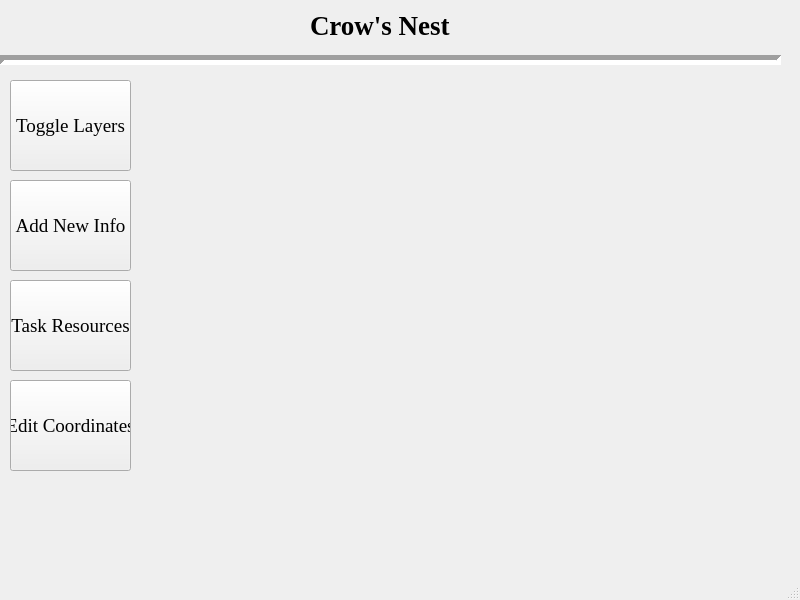
<?xml version="1.0" encoding="UTF-8"?>
<ui version="4.0">
 <class>MainWindow</class>
 <widget class="QMainWindow" name="MainWindow">
  <property name="geometry">
   <rect>
    <x>0</x>
    <y>0</y>
    <width>800</width>
    <height>600</height>
   </rect>
  </property>
  <property name="windowTitle">
   <string>Crow's Nest</string>
  </property>
  <property name="unifiedTitleAndToolBarOnMac">
   <bool>false</bool>
  </property>
  <widget class="QWidget" name="centralwidget">
   <widget class="QLabel" name="Header">
    <property name="geometry">
     <rect>
      <x>310</x>
      <y>10</y>
      <width>181</width>
      <height>31</height>
     </rect>
    </property>
    <property name="font">
     <font>
      <family>Times New Roman</family>
      <pointsize>20</pointsize>
      <weight>75</weight>
      <bold>true</bold>
     </font>
    </property>
    <property name="text">
     <string>Crow's Nest</string>
    </property>
   </widget>
   <widget class="Line" name="Separator">
    <property name="geometry">
     <rect>
      <x>0</x>
      <y>50</y>
      <width>781</width>
      <height>20</height>
     </rect>
    </property>
    <property name="lineWidth">
     <number>5</number>
    </property>
    <property name="orientation">
     <enum>Qt::Horizontal</enum>
    </property>
   </widget>

   <widget class="QWidget" name="Plot">
    <property name="geometry">
     <rect>
      <x>150</x>
      <y>80</y>
      <width>631</width>
      <height>481</height>
     </rect>
    </property>
   </widget>

   <widget class="QPushButton" name="toggleLayers">
    <property name="geometry">
     <rect>
      <x>10</x>
      <y>80</y>
      <width>121</width>
      <height>91</height>
     </rect>
    </property>
    <property name="sizePolicy">
     <sizepolicy hsizetype="Minimum" vsizetype="Fixed">
      <horstretch>0</horstretch>
      <verstretch>0</verstretch>
     </sizepolicy>
    </property>
    <property name="maximumSize">
     <size>
      <width>300</width>
      <height>16777215</height>
     </size>
    </property>
    <property name="font">
     <font>
      <family>Times New Roman</family>
      <pointsize>14</pointsize>
     </font>
    </property>
    <property name="text">
     <string>Toggle Layers</string>
    </property>
   </widget>
   <widget class="QPushButton" name="addNewInfo">
    <property name="geometry">
     <rect>
      <x>10</x>
      <y>180</y>
      <width>121</width>
      <height>91</height>
     </rect>
    </property>
    <property name="sizePolicy">
     <sizepolicy hsizetype="Minimum" vsizetype="Fixed">
      <horstretch>0</horstretch>
      <verstretch>0</verstretch>
     </sizepolicy>
    </property>
    <property name="maximumSize">
     <size>
      <width>300</width>
      <height>16777215</height>
     </size>
    </property>
    <property name="font">
     <font>
      <family>Times New Roman</family>
      <pointsize>14</pointsize>
     </font>
    </property>
    <property name="text">
     <string>Add New Info</string>
    </property>
   </widget>
   <widget class="QPushButton" name="taskResources">
    <property name="geometry">
     <rect>
      <x>10</x>
      <y>280</y>
      <width>121</width>
      <height>91</height>
     </rect>
    </property>
    <property name="sizePolicy">
     <sizepolicy hsizetype="Minimum" vsizetype="Fixed">
      <horstretch>0</horstretch>
      <verstretch>0</verstretch>
     </sizepolicy>
    </property>
    <property name="maximumSize">
     <size>
      <width>300</width>
      <height>16777215</height>
     </size>
    </property>
    <property name="font">
     <font>
      <family>Times New Roman</family>
      <pointsize>14</pointsize>
     </font>
    </property>
    <property name="text">
     <string>Task Resources</string>
    </property>
   </widget>
   <widget class="QPushButton" name="editCoords">
    <property name="geometry">
     <rect>
      <x>10</x>
      <y>380</y>
      <width>121</width>
      <height>91</height>
     </rect>
    </property>
    <property name="sizePolicy">
     <sizepolicy hsizetype="Minimum" vsizetype="Fixed">
      <horstretch>0</horstretch>
      <verstretch>0</verstretch>
     </sizepolicy>
    </property>
    <property name="maximumSize">
     <size>
      <width>300</width>
      <height>16777215</height>
     </size>
    </property>
    <property name="font">
     <font>
      <family>Times New Roman</family>
      <pointsize>14</pointsize>
     </font>
    </property>
    <property name="text">
     <string>Edit Coordinates</string>
    </property>
   </widget>
  </widget>
  <widget class="QStatusBar" name="statusbar"/>
 </widget>
 <resources>
  <include location="crowsNest.qrc"/>
 </resources>
 <connections/>
</ui>
